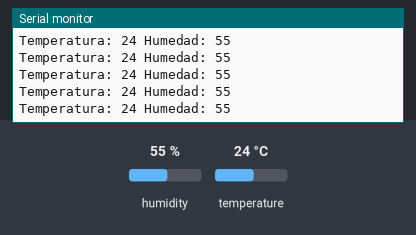
Bench run of a sketch on a simulated Arduino Uno, built with avr-gcc and run on an emulated ATmega328P. Parts: the last lines printed to the serial monitor. The test bench sets the inputs (shaded band); at power-on: humidity 55 %, temperature 24 °C.

Above: at 2.8 s.
2.9 s: humidity set to 22 %
At 4.5 s:
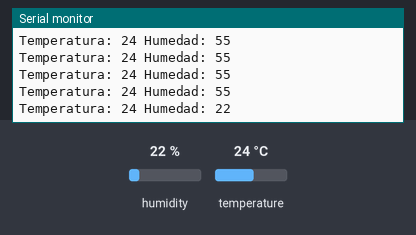
5.6 s: temperature set to 12 °C
At 6.0 s:
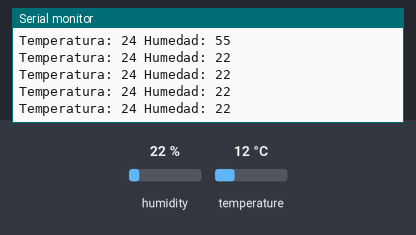
11.6 s: humidity set to 40 %
At 12.1 s:
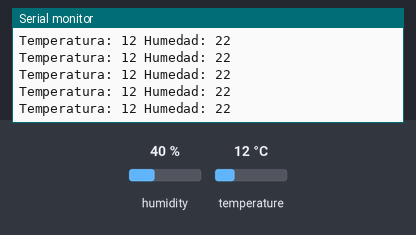
Timing chart, 0 to 14.6 s (numbered marks = the images above; inputs shaded):
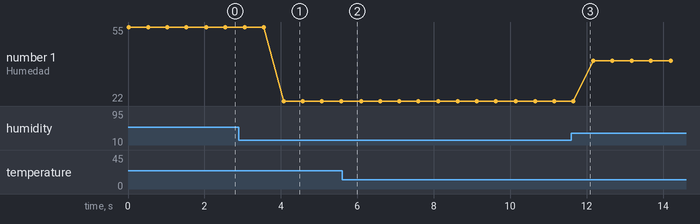

The sketch:

DHT11.ino
```cpp
#include <DHT_U.h>
#include <DHT.h>

int SENSOR=2;
int TEMPERATURA;
int HUMEDAD;
DHT dht(SENSOR, DHT11); //Definimos por donde entrarán los datos
//y el modelo del sensor
void setup() {
Serial.begin(9600); //Usamos el monitor serie para visualizar
//las lecturas de temp. y humedad
dht.begin(); //Inicializamos el sensor
}
void loop() {
TEMPERATURA=dht.readTemperature();
HUMEDAD=dht.readHumidity();
Serial.print("Temperatura: ");
Serial.print(TEMPERATURA);
Serial.print(" Humedad: ");
Serial.println(HUMEDAD);
delay(500);
}
```

Measured:
- after the input at 2.9 s, the serial monitor: prints a new line after 1.2 s (image 1)
- plotted number 1: 55 → 22 after the input at 2.9 s, 22 → 40 after the input at 11.6 s
